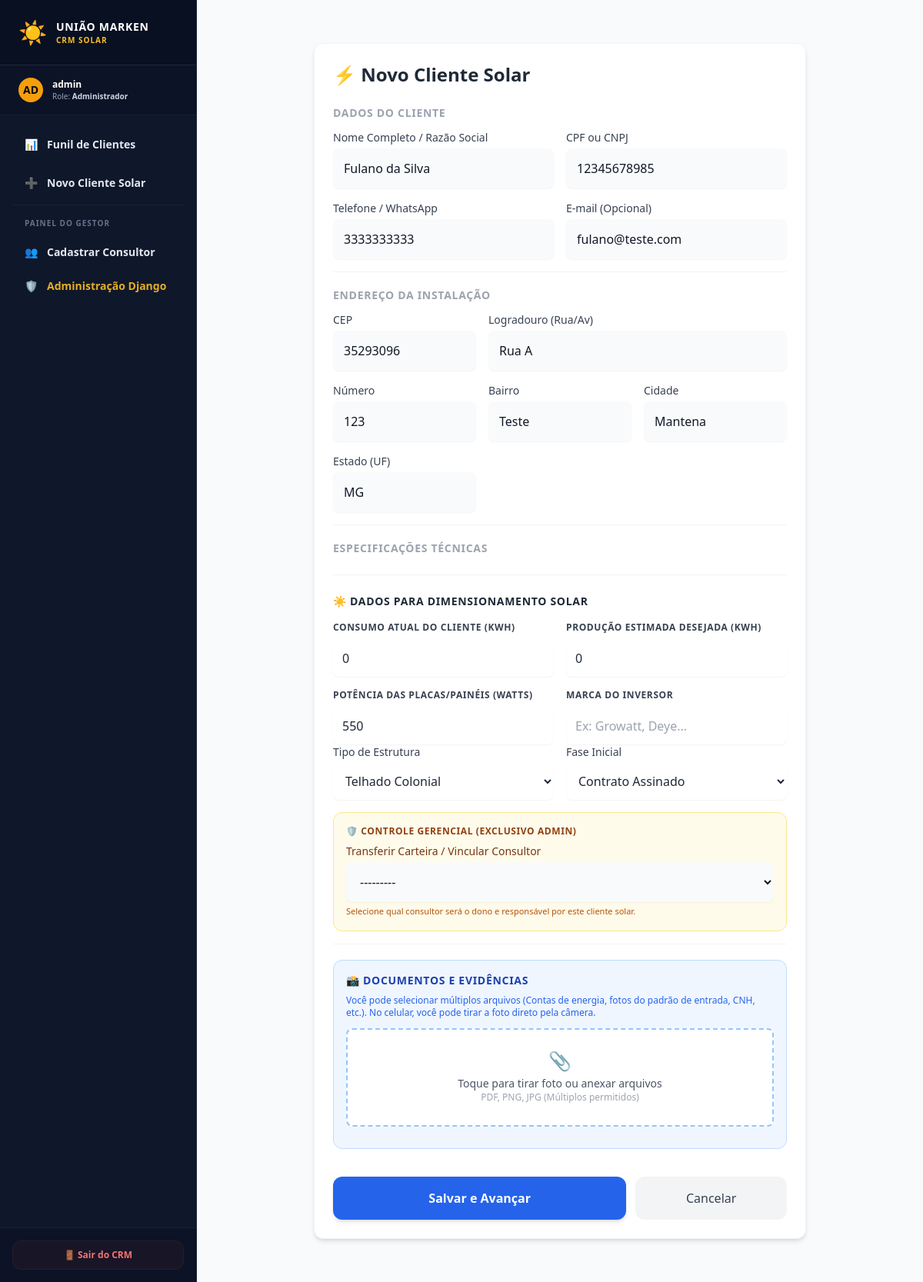
The app's page /crm/cliente/1/editar/ (signed in), older data.
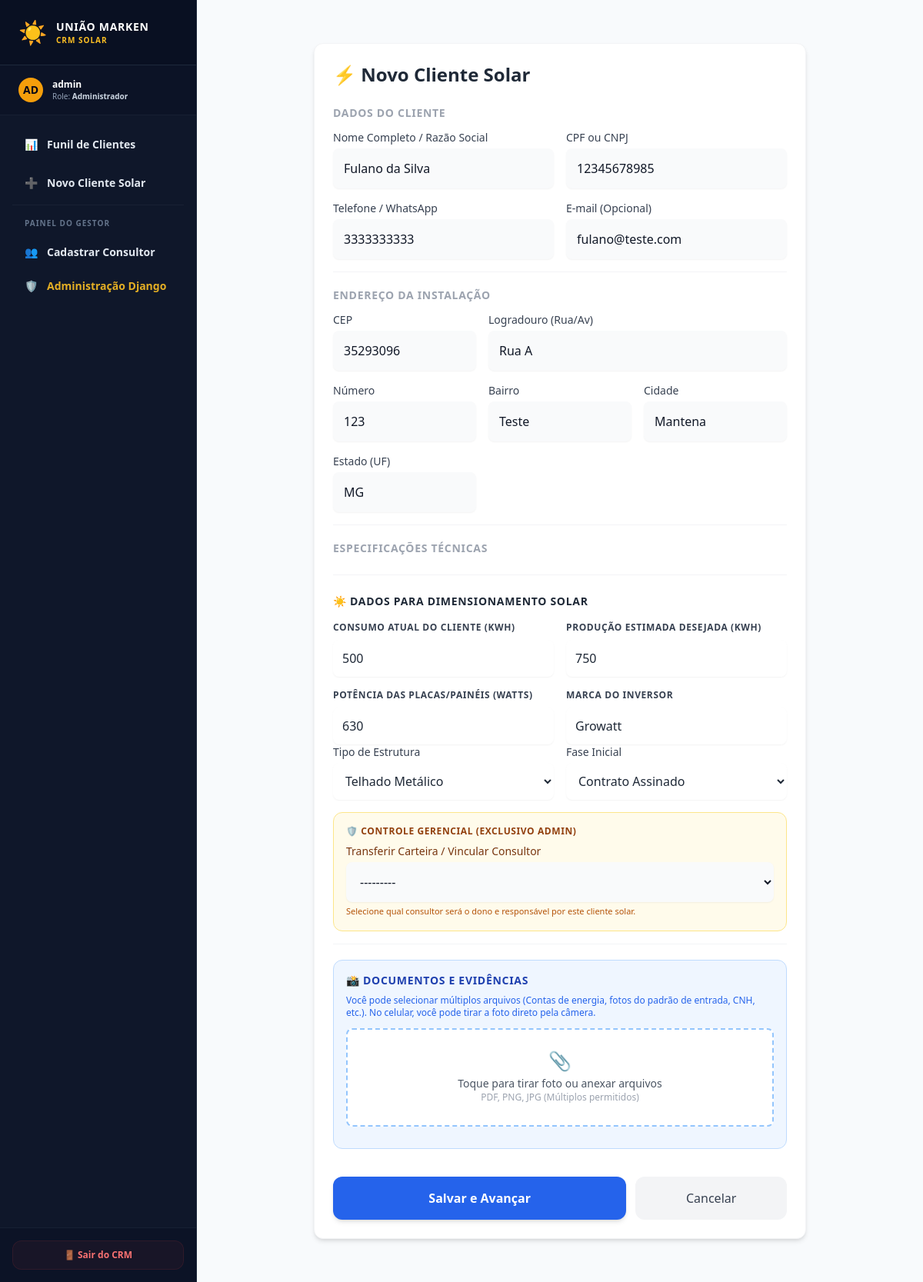
The same page, newer data.
### apps/crm/models.py (models this page shows, shortened)
class Cliente(models.Model):
    vendedor = models.ForeignKey(CustomUser, on_delete=models.SET_NULL, null=True, related_name='clientes')
    nome = models.CharField(max_length=255)
    cpf_cnpj = models.CharField(max_length=18, unique=True)
    telefone = models.CharField(max_length=20)
    email = models.EmailField(blank=True, null=True)
    cep = models.CharField(max_length=9)
    endereco = models.CharField(max_length=255)
    numero = models.CharField(max_length=20)
    bairro = models.CharField(max_length=100)
    cidade = models.CharField(max_length=100)
    estado = models.CharField(max_length=2)
    tipo_estrutura = models.CharField(max_length=50, choices=TipoEstrutura.choices, default=TipoEstrutura.COLONIAL)
    fase_atual = models.CharField(max_length=20, choices=FaseProcesso.choices, default=FaseProcesso.ORCAMENTO)
    criado_em = models.DateTimeField(auto_now_add=True)
    consumo_kwh = models.PositiveIntegerField(default=0, help_text="Consumo atual do cliente (ex: 1000 kWh)")
    producao_estimada_kwh = models.PositiveIntegerField(default=0, help_text="Produção estimada que o cliente quer para a usina (ex: 1500 kWh)")
    potencia_painel = models.PositiveIntegerField(default=550, help_text="Potência dos painéis/placas em Watts (ex: 550)")
    marca_inversor = models.CharField(max_length=100, blank=True, null=True, help_text="Marca do inversor que será usado")
    potencia_usina = models.DecimalField(max_digits=6, decimal_places=2, default=0.00, help_text="Calculado: Potência total da usina em kWp")
    qtd_modulos = models.PositiveIntegerField(default=0, help_text="Calculado: Quantidade de placas")
    valor_investimento = models.DecimalField(max_digits=10, decimal_places=2, default=0.00, help_text="Calculado: Preço final do projeto")
    is_active = models.BooleanField(
        default=True,
        help_text="Define se o cliente está ativo no sistema (Soft Delete)"
    )

### apps/crm/views.py (the view, shortened to what this page needs)
# urls.py: path('cliente/<int:pk>/editar/', ClienteUpdateView.as_view(), name='cliente_update'),
class ClienteUpdateView(SolarAccessControlMixin, UpdateView):
    model = Cliente
    form_class = ClienteForm
    template_name = 'crm/cliente_form.html'
    success_url = reverse_lazy('crm:cliente_list')

### apps/users/mixins.py (called while the page is built)
    def get_queryset(self):
        queryset = super().get_queryset()
        user = self.request.user
        if hasattr(queryset.model, 'is_active'):
            if user.role != CustomUser.Role.ADMIN:
                queryset = queryset.filter(is_active=True)
        if user.role == CustomUser.Role.VENDEDOR:
            return queryset.filter(vendedor=user)
        elif user.role == CustomUser.Role.ADMIN:
            return queryset
        return queryset.none()

### apps/users/models.py (called while the page is built)
    def __str__(self):
        return f"{self.get_full_name()} ({self.get_role_display()})"

### templates/crm/cliente_form.html (shortened to what the changed rows need)
{% extends 'base.html' %}
{% block content %}
<div class="max-w-2xl mx-auto px-4 py-6">
    <div class="bg-white rounded-xl shadow-md p-6 border border-gray-100">
        <h2 class="text-2xl font-bold text-gray-800 mb-6 flex items-center gap-2">
            ⚡ Novo Cliente Solar
        </h2>
        <form method="POST" enctype="multipart/form-data" class="space-y-5">
            <div class="border-b border-gray-100 pb-4">
                <div class="grid grid-cols-1 md:grid-cols-2 gap-4">
                    <div>
                        <label class="block text-sm font-medium text-gray-700 mb-1">Nome Completo / Razão Social</label>
                        <input type="text" name="nome" required value="{{ form.nome.value|default:'' }}" class="w-full p-3.5 rounded-lg border-gray-300 shadow-sm focus:ring-blue-500 focus:border-blue-500 text-gray-900 bg-gray-50">
                    </div>
                    <div>
                        <label class="block text-sm font-medium text-gray-700 mb-1">CPF ou CNPJ</label>
                        <input type="text" name="cpf_cnpj" required value="{{ form.cpf_cnpj.value|default:'' }}" class="w-full p-3.5 rounded-lg border-gray-300 shadow-sm focus:ring-blue-500 focus:border-blue-500 text-gray-900 bg-gray-50">
                    </div>
                </div>
                <div class="grid grid-cols-1 md:grid-cols-2 gap-4 mt-4">
                    <div>
                        <label class="block text-sm font-medium text-gray-700 mb-1">Telefone / WhatsApp</label>
                        <input type="text" name="telefone" required value="{{ form.telefone.value|default:'' }}" class="w-full p-3.5 rounded-lg border-gray-300 shadow-sm focus:ring-blue-500 focus:border-blue-500 text-gray-900 bg-gray-50" placeholder="(00) 00000-0000">
                    </div>
                    <div>
                        <label class="block text-sm font-medium text-gray-700 mb-1">E-mail (Opcional)</label>
                        <input type="email" name="email" value="{{ form.email.value|default:'' }}" class="w-full p-3.5 rounded-lg border-gray-300 shadow-sm focus:ring-blue-500 focus:border-blue-500 text-gray-900 bg-gray-50">
                    </div>
                </div>
            </div>
            <div class="border-b border-gray-100 pb-4">
                <div class="grid grid-cols-1 md:grid-cols-3 gap-4">
                    <div class="md:col-span-1">
                        <label class="block text-sm font-medium text-gray-700 mb-1">CEP</label>
                        <input type="text" name="cep" required value="{{ form.cep.value|default:'' }}" class="w-full p-3.5 rounded-lg border-gray-300 shadow-sm focus:ring-blue-500 focus:border-blue-500 text-gray-900 bg-gray-50">
                    </div>
                    <div class="md:col-span-2">
                        <label class="block text-sm font-medium text-gray-700 mb-1">Logradouro (Rua/Av)</label>
                        <input type="text" name="endereco" required value="{{ form.endereco.value|default:'' }}" class="w-full p-3.5 rounded-lg border-gray-300 shadow-sm focus:ring-blue-500 focus:border-blue-500 text-gray-900 bg-gray-50">
                    </div>
                </div>
                <div class="grid grid-cols-1 md:grid-cols-3 gap-4 mt-4">
                    <div>
                        <label class="block text-sm font-medium text-gray-700 mb-1">Número</label>
                        <input type="text" name="numero" required value="{{ form.numero.value|default:'' }}" class="w-full p-3.5 rounded-lg border-gray-300 shadow-sm focus:ring-blue-500 focus:border-blue-500 text-gray-900 bg-gray-50">
                    </div>
                    <div>
                        <label class="block text-sm font-medium text-gray-700 mb-1">Bairro</label>
                        <input type="text" name="bairro" required value="{{ form.bairro.value|default:'' }}" class="w-full p-3.5 rounded-lg border-gray-300 shadow-sm focus:ring-blue-500 focus:border-blue-500 text-gray-900 bg-gray-50">
                    </div>
                    <div>
                        <label class="block text-sm font-medium text-gray-700 mb-1">Cidade</label>
                        <input type="text" name="cidade" required value="{{ form.cidade.value|default:'' }}" class="w-full p-3.5 rounded-lg border-gray-300 shadow-sm focus:ring-blue-500 focus:border-blue-500 text-gray-900 bg-gray-50">
                    </div>
                </div>
                <div class="grid grid-cols-1 md:grid-cols-3 gap-4 mt-4">
                    <div>
                        <label class="block text-sm font-medium text-gray-700 mb-1">Estado (UF)</label>
                        <input type="text" name="estado" required value="{{ form.estado.value|default:'' }}" class="w-full p-3.5 rounded-lg border-gray-300 shadow-sm focus:ring-blue-500 focus:border-blue-500 text-gray-900 bg-gray-50" placeholder="Ex: SP" maxlength="2">
                    </div>
                </div>
            </div>
            <div class="border-b border-gray-100 pb-4">
                <div class="border-t border-gray-100 pt-6 mt-6">
                    <div class="grid grid-cols-1 md:grid-cols-2 gap-4">
                        <div>
                            <label class="block text-xs font-bold text-gray-700 uppercase tracking-wider mb-2">
                                Consumo Atual do Cliente (kWh)
                            </label>
                            {{ form.consumo_kwh }}
                        </div>
                        <div>
                            <label class="block text-xs font-bold text-gray-700 uppercase tracking-wider mb-2">
                                Produção Estimada Desejada (kWh)
                            </label>
                            {{ form.producao_estimada_kwh }}
                        </div>
                        <div>
                            <label class="block text-xs font-bold text-gray-700 uppercase tracking-wider mb-2">
                                Potência das Placas/Painéis (Watts)
                            </label>
                            {{ form.potencia_painel }}
                        </div>
                        <div>
                            <label class="block text-xs font-bold text-gray-700 uppercase tracking-wider mb-2">
                                Marca do Inversor
                            </label>
                            {{ form.marca_inversor }}
                        </div>
                    </div>
                </div>
                <div class="grid grid-cols-1 md:grid-cols-2 gap-4">
                    <div>
                        <label class="block text-sm font-medium text-gray-700 mb-1">Tipo de Estrutura</label>
                        {{ form.tipo_estrutura }}
                    </div>
                    <div>
                    <label class="block text-sm font-medium text-gray-700 mb-1">Fase Inicial</label>
                        {{ form.fase_atual }}
                    </div>
                </div>
                {% if request.user.role == 'ADMIN' %}
                <div class="mt-4 p-4 bg-amber-50 rounded-xl border border-amber-200">
                    <h4 class="text-xs font-bold text-amber-800 uppercase tracking-wider mb-2">🛡️ Controle Gerencial (Exclusivo Admin)</h4>
                    <div>
                        <label class="block text-sm font-medium text-amber-900 mb-1">Transferir Carteira / Vincular Consultor</label>
                        {{ form.vendedor }}
                        <p class="text-[11px] text-amber-700 mt-1">Selecione qual consultor será o dono e responsável por este cliente solar.</p>
                    </div>
                </div>
                {% endif %}
            </div>
        </form>
    </div>
</div>
{% endblock %}

Row changes from the older to the newer data that the page shows:
changed Cliente "Fulano da Silva": consumo_kwh "0" → "500"; producao_estimada_kwh "0" → "750"; potencia_painel "550" → "630"; marca_inversor (not shown) → "Growatt"; tipo_estrutura "Telhado Colonial" → "Telhado Metálico"
